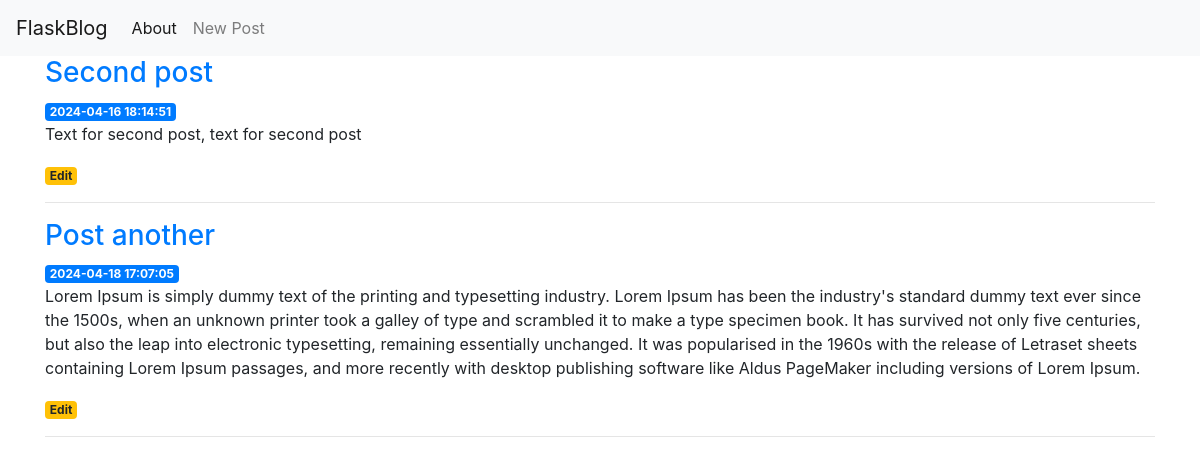
The page / on the database its author committed.
### tables this page shows
CREATE TABLE posts (
    id INTEGER PRIMARY KEY AUTOINCREMENT,
    created TIMESTAMP NOT NULL DEFAULT CURRENT_TIMESTAMP,
    title TEXT NOT NULL,
    content TEXT NOT NULL
);

### app.py (the view)
@app.route('/')
def index():
    conn = get_db_connection()
    posts = conn.execute("""SELECT * FROM posts""").fetchall()
    conn.close()
    return render_template('index.html', posts_html=posts)

### app.py (called while the page is built)
def get_db_connection():
    conn = sqlite3.connect('blog_db.db')
    conn.row_factory = sqlite3.Row
    return conn

### templates/index.html (shortened to what this page needs)
{% extends 'base.html' %}
{% block content %}
    {% for post in posts_html %}
        <a href="{{ url_for('post_render', post_id=post['id']) }}">
            <h3>{{ post['title'] }}</h3>
        </a>
        <span class="badge badge-primary">{{ post['created'] }}</span>
        <p>{{ post['content'] }}</p>
        <a href="{{ url_for('edit', post_id=post['id']) }}">
            <span class="badge badge-warning">Edit</span>
        </a>
        <hr>
    {% endfor %}
{% endblock %}

### templates/base.html (shortened to what this page needs)
<!doctype html>
<html lang="en">
  <head>
    <link rel="stylesheet" href="https://stackpath.bootstrapcdn.com/bootstrap/4.3.1/css/bootstrap.min.css">
  </head>
  <body>
    <nav class="navbar navbar-expand-md navbar-light bg-light">
        <a class="navbar-brand" href="{{ url_for('index') }}">FlaskBlog</a>
        <div class="collapse navbar-collapse" id="navbarNav">
            <ul class="navbar-nav">
            <li class="nav-item active">
                <a class="nav-link" href="#">About</a>
            </li>
            <li class="nav-item">
                <a class="nav-link" href="{{ url_for('create') }}">New Post</a>
            </li>
            </ul>
        </div>
    </nav>
    <div class="container">
        {% block content %}{% endblock %}
    </div>
  </body>
</html>

### rows shown on the page
posts: title "Second post", created "2024-04-16 18:14:51", content "Text for second post, text for second post"
posts: title "Post another", created "2024-04-18 17:07:05", content "Lorem Ipsum is simply dummy text of the printing and typesetting industry. Lorem Ipsum has been the industry's standard dummy text ever since the 1500s, when an unknown printer took a galley of type and scrambled it to make a type specimen book. It has survived not only five centuries, but also the leap into electronic typesetting, remaining essentially unchanged. It was popularised in the 1960s with the release of Letraset sheets containing Lorem Ipsum passages, and more recently with desktop publishing software like Aldus PageMaker including versions of Lorem Ipsum."
